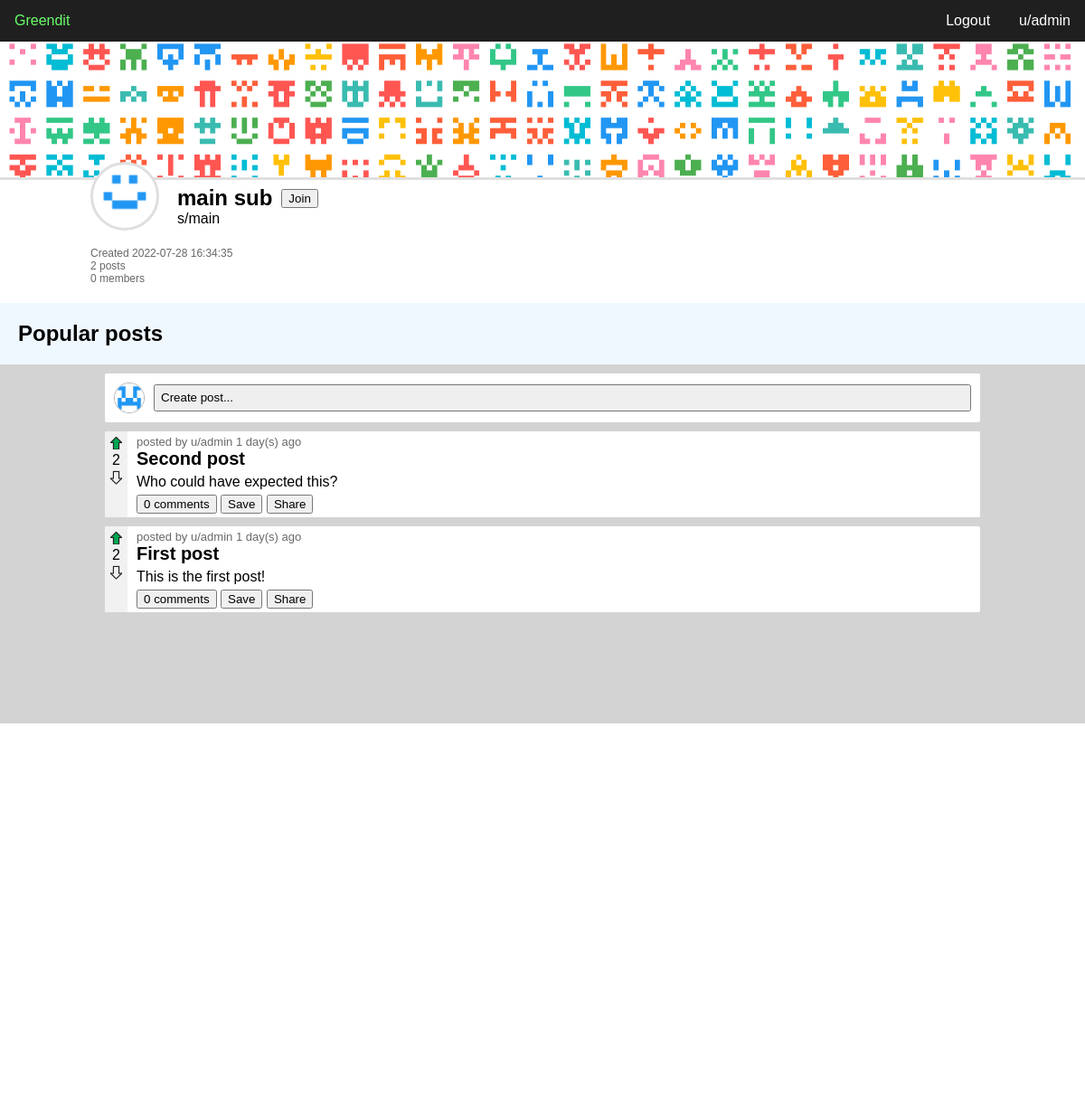
The page /subs.php?name=main (signed in) on the database its author committed.
### tables this page shows
create table if not exists communities (
    community_id int not null auto_increment,
    name varchar(45) not null,
    shortname varchar(24) not null,
    user_id int not null,
    created_at datetime not null default current_timestamp,
    primary key (community_id),
    index fk_user_idx (user_id asc) visible,
    constraint fk_user_id foreign key (user_id) references users (user_id)
);

create table if not exists posts (
    post_id int not null auto_increment,
    title varchar(45) not null,
    content text,
    hash varchar(6) not null,
    user_id int not null,
    community_id int not null,
    status enum('public','draft','removed') not null,
    created_at datetime not null default current_timestamp,
    primary key (post_id),
    index fk_posts_users (user_id asc) visible,
    index fk_community1_idx (community_id asc) visible,
    constraint fk_posts_users foreign key (user_id) references users (user_id),
    constraint fk_community1 foreign key (community_id) references communities (community_id) on delete cascade
);

### require/db_connect.php (called while the page is built, shortened)
<?php
    $conn = new mysqli('127.0.0.1', 'root', '', 'greendit');
    function query($sql) {
        global $conn;
        $result = $conn->query($sql);
        return $result->fetch_all(MYSQLI_ASSOC);
    }
    function rows($sql) {
        global $conn;
        $result = $conn->query($sql);
        return $result->num_rows;
    }
    function row($sql) {
        global $conn;
        $result = $conn->query($sql);
        return $result->fetch_assoc();
    }
    function exists($sql) {
        return rows($sql) > 0;
    }
?>

### subs.php (the view, shortened to what this page needs)
<?php require('require/header.php'); ?>
<link rel="stylesheet" href="css/community.css">
<?php
    $name = $_GET['name'];
    require_once('require/db_connect.php');
    $community = row('select * from communities where shortname = "' . $name . '"');
    function plural($word,$num) {
        return $word.'s';
    }
    require 'require/feed.php';
    $community_id = $community['community_id'];
    $posts = rows('select * from posts where community_id='.$community_id);
    $users = rows('select * from joined_communities where community_id='.$community_id);
    $joined = false;
    if (isset($_SESSION['user_id'])) {
        $session_user = $_SESSION['user_id'];
        $joined = exists("select * from joined_communities where community_id=$community_id and user_id=$session_user");
    }
    echo '
    <div class="community-header">
        <img class="community-background" src="resources/community.png" alt="">
        <div class="community-banner">
            <img class="community-pfp" src="resources/com.png" alt="">
            <div class="community-banner-main">
                <div class="top">
                    <h2>' . $community['name'] . '</h2>
                    <button class="join-btn'.activeClass($joined).'" name="join-btn" data-name="'.$community['shortname'].'"></button>
                </div>
                <a href="subs/' . $community['shortname'] . '">s/' . $community['shortname'] . '</a>
            </div>
        </div>
        <div class="community-main">
            <div class="community-stats">
                <p>Created ' . $community['created_at'] . '</p>
                <p>' . $posts . ' '.plural('post',$posts).'</p>
                <p><span id="members">' . $users . '</span> '.plural('member',$users).'</p>
            </div>
        </div>
    </div>
    ';
?>
<main>
    <h2>Popular posts</h2>
    <div id="feed">
        <?php
            if (!isset($_GET['post'])) {
                if (isset($_SESSION['user_id'])) {
                    echo '
                    <div class="create-post">
                        <a href="user/'.$_SESSION['username'].'"><img class="user-pfp" src="resources/pfps/'.$_SESSION['username'].'.png"></a>
                        <button onclick="window.location=\'/greendit/post.php?id='.$community['community_id'].'\'">Create post...</button>
                    </div>
                    ';
                }
                $sql = 'select * from posts where community_id='.$community['community_id'].' order by post_id desc';
                $posts = query($sql);
                foreach ($posts as $post) {
                    postHTML($post,false);
                }
            }
        ?>
    </div>
</main>
<?php require('require/footer.php'); ?>

### require/header.php (shortened to what this page needs)
<!DOCTYPE html>
<html>
<head>
    <link rel="stylesheet" href="https://cdnjs.cloudflare.com/ajax/libs/font-awesome/6.1.2/css/all.min.css" />
    <link rel="stylesheet" href="css/nav.css">
    <link rel="stylesheet" href="css/feed.css">
    <link rel="stylesheet" href="css/main.css">
    <link rel="stylesheet" href="css/form.css">
    <link rel="stylesheet" href="css/user.css">
    <link rel="stylesheet" href="css/footer.css">
</head>
<body>
    <header>
        <?php require 'nav.php'; ?>
    </header>

### require/nav.php (shortened to what this page needs)
<nav>
    <a href="index.php" class="green">Greendit</a>
    <?php
        if (isset($_SESSION['username'],$_SESSION['user_id'])) {
            $username = $_SESSION['username'];
            echo '<a href="users/'.$username.'">u/'. $username . '</a>';
            echo '<a href="logout.php">Logout</a>';
        } else {
            echo '<a href="login.php">Login</a>';
            echo '<a href="register.php">SignUp</a>';
        }
    ?>
</nav>

### require/feed.php (shortened to what this page needs)
<?php
    function getPostData($post) {
        extract($post);
        $user = row('select * from users where user_id='.$user_id);
        $community = row('select * from communities where community_id='.$community_id);
        $media = query('select * from post_media where post_id='.$post_id);
        $comments = rows('select * from comments where post_id='.$post_id);
        $likes = rows('select * from post_likes where post_id='.$post_id);
        $dislikes = rows('select * from post_dislikes where post_id='.$post_id);
        $total_likes = $likes - $dislikes;
        $date = $created_at;
        $datediff = time() - strtotime($date);
        $date = round($datediff / (60 * 60 * 24));
        $liked = $disliked = $saved = false;
        if (isset($_SESSION['user_id'])) {
            $session_user = $_SESSION['user_id'];
            $liked = exists("select * from post_likes where post_id=$post_id and user_id=$session_user");
            $disliked = exists("select * from post_dislikes where post_id=$post_id and user_id=$session_user");
            $saved = exists("select * from saved_posts where post_id=$post_id and user_id=$session_user");
        }
        return array(
            'username' => $user['username'],
            'sub' => $community['shortname'],
            'removed' => $status == 'removed',
            'hash' => $hash,
            'title' => $title,
            'content' => $content,
            'media' => $media,
            'likes' => $total_likes,
            'comments' => $comments,
            'date' => $created_at,
            'days' => $date,
            'liked' => $liked,
            'disliked' => $disliked,
            'saved' => $saved
        );
    }
    function postHTML($post, $show_community = true, $show_user = true) {
        $post_data = getPostData($post);
        extract($post_data);
        $post_head = '<div class="head">';
        if ($show_user) {
            $post_head .= 'posted by
            <a href="users/'.$username.'">
            u/'. $username . '
            </a>';
        }
        $post_head .= $days . ' day(s) ago </div>';
        echo '
        <div class="post" data-hash="'.$hash.'">
            <div class="left">
                '.arrow_wrapper($liked,$disliked,$likes,false,$removed).'
            </div>
            <div class="right">
                '.$post_head.'
                <h2>' . $title . '</h2>
                '.$content.'
                <div class="footer">
                    <button name="comment-btn" class="comment-btn">' . $comments . ' comments</button>
                    <button name="save-btn" class="save-btn'.activeClass($saved).'"></button>
                    <button name="share-btn" class="share-btn">Share</button>
                </div>
            </div>
        </div>
        ';
    }
    function activeClass($bool,$class='active') {
        if ($bool) {
            return ' '.$class;
        }
        return '';
    }
    function arrow_wrapper($liked=false,$disliked=false,$count=0,$horizontal=false,$disabled=false) {
        return '
        <div class="arrow-wrapper'.activeClass($horizontal,'horizontal').'">
            <button name="upvote-btn" class="upvote'.activeClass($liked).'" '.activeClass($disabled,'disabled').'>
                '.file_get_contents(__DIR__.'/../resources/upvote.svg').'
            </button>
            <span class="like-count">
                '.$count.'
            </span>
            <button name="downvote-btn" class="downvote'.activeClass($disliked).'" '.activeClass($disabled,'disabled').'>
                '.file_get_contents(__DIR__.'/../resources/upvote.svg').'
            </button>
        </div>
        ';
    }
?>

### require/footer.php
<footer>
    <p>Daniel Bengl &copy; 2022</p>
</footer>
</body>
</html>

### css/nav.css (style rules this page uses)
:root { font-family: 'Lucida Sans', 'Lucida Sans Regular', 'Lucida Grande', 'Lucida Sans Unicode', Geneva, Verdana, sans-serif; }
body, html { margin: 0; font-family: Arial, Helvetica, sans-serif; overflow-x: hidden; }
header nav { overflow: hidden; background-color: rgb(31, 31, 31); }
header nav a { float: right; color: #ffffff; text-align: center; padding: 14px 16px; text-decoration: none; font-size: 1em; }
header nav a:first-child { float: left; }

### css/feed.css (style rules this page uses)
main { padding: 0 20px 0 20px; min-height: 100%; display: flex; flex-direction: column; }
#feed { padding: 0 0 0 0; background-color: lightgray; margin: 0 -20px 0 -20px; padding: 10px 10% 10px 10%; flex-grow: 1; }
.post { background-color: white; border-radius: 2px; margin-bottom: 10px; display: flex; }
.post h2 { margin-bottom: 5px; margin-top: 0; font-size: 20px; }
.arrow-wrapper { display: flex; flex-direction: column; }
.arrow-wrapper button { border: 0; background: none; font-weight: bold; padding: 0; width: 13px; position: relative; cursor: pointer; }
.arrow-wrapper .downvote { transform: rotate(180deg); }
.like-count { text-align: center; margin: 3px 0 3px 0; }
.arrow-wrapper button::after { content: ""; width: 100%; height: 100%; position: absolute; top: 0; left: 0; }
.arrow-wrapper svg { float: left; }
.post .left { float: left; background-color: #f1f1f1; border-top-left-radius: 2px; border-bottom-left-radius: 2px; padding: 6px; width: 13px; }
.right { padding: 4px; padding-right: 10px; padding-left: 10px; width: 100%; }
.post .head { color: #696969; font-size: 13px; }
.post .head a { color: #696969; text-decoration: none; }
.post .footer { margin-top: 5px; }
.save-btn::after { content: "Save"; }
.create-post { background-color: white; border-radius: 2px; margin-bottom: 10px; padding: 10px; display: flex; flex-direction: row; align-items: center; }
.create-post button { flex-grow: 1; text-align: left; height: 30px; }
.create-post .user-pfp { float: left; width: 32px; height: 32px; border-radius: 50%; border: 1px solid #b5b5b5; margin-right: 10px; }

### css/main.css (style rules this page uses)
.green { color: #69ff69; }

### css/form.css (style rules this page uses)
body, html { height: 100%; }

### css/footer.css (style rules this page uses)
footer { width: 100%; background-color: rgb(31, 31, 31); color: white; padding: 10px; text-align: center; }

### css/community.css (style rules this page uses)
.community-background { width: 100%; height: 150px; object-fit: cover; overflow: hidden; border-bottom: 3px solid #dfdfdf; }
.community-pfp { border: 3px solid #dfdfdf; margin: -10px; margin-bottom: 10px; }
.community-pfp { float: left; margin-right: 30px; border-radius: 50%; width: 70px; margin-top: -10px; position: relative; top: -7px; left: 10px; height: 70px; background-color: white; }
.community-banner { padding-left: 100px; margin-top: -7px; }
.community-banner-main { padding-top: 9px; }
.community-banner .top { display: flex; align-items: center; }
.join-btn::after { content: "Join"; }
.community-banner h2 { margin: 0; display: inline; margin-right: 10px; }
.community-main { padding: 22px 0 20px 100px; }
.community-main p { margin-top: 0; margin-bottom: 0; color: #676767; font-size: 12px; }
.community-banner a { color: #000; text-decoration: none; }
main { background-color: aliceblue; }

### rows shown on the page
communities: name "main sub", shortname "main", created_at "2022-07-28 16:34:35"
posts: post_id "2", title "Second post", content "Who could have expected this?"
posts: title "First post", content "This is the first post!"

### other values the page prints
$username "admin"
$posts "2"
plural('post',$posts) "posts"
$users "0"
plural('member',$users) "members"
